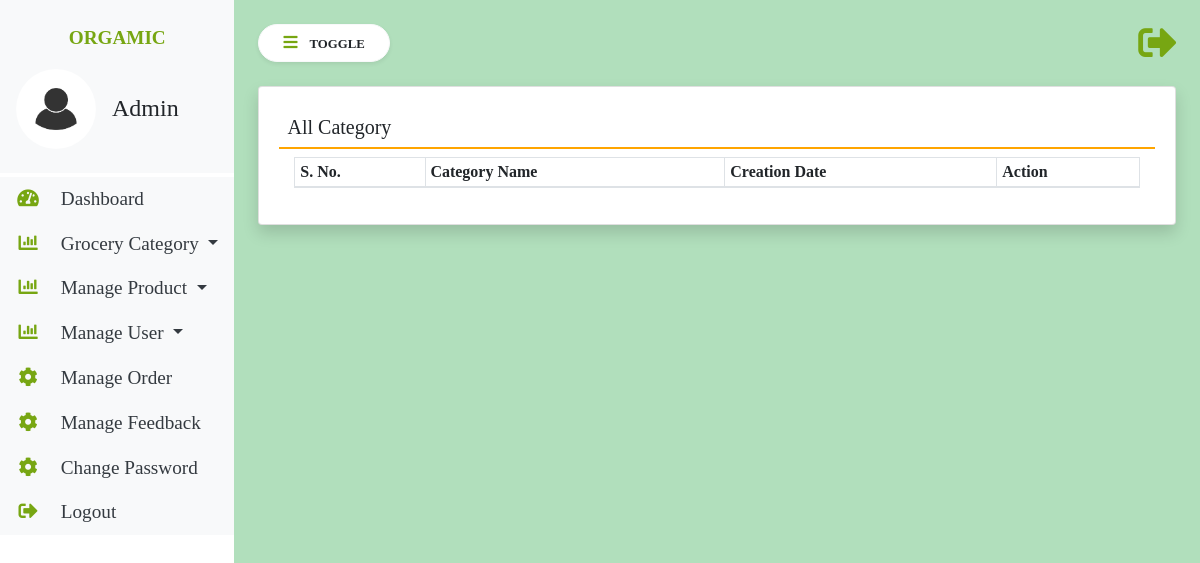
The page /view-category/ on the database as committed earlier.
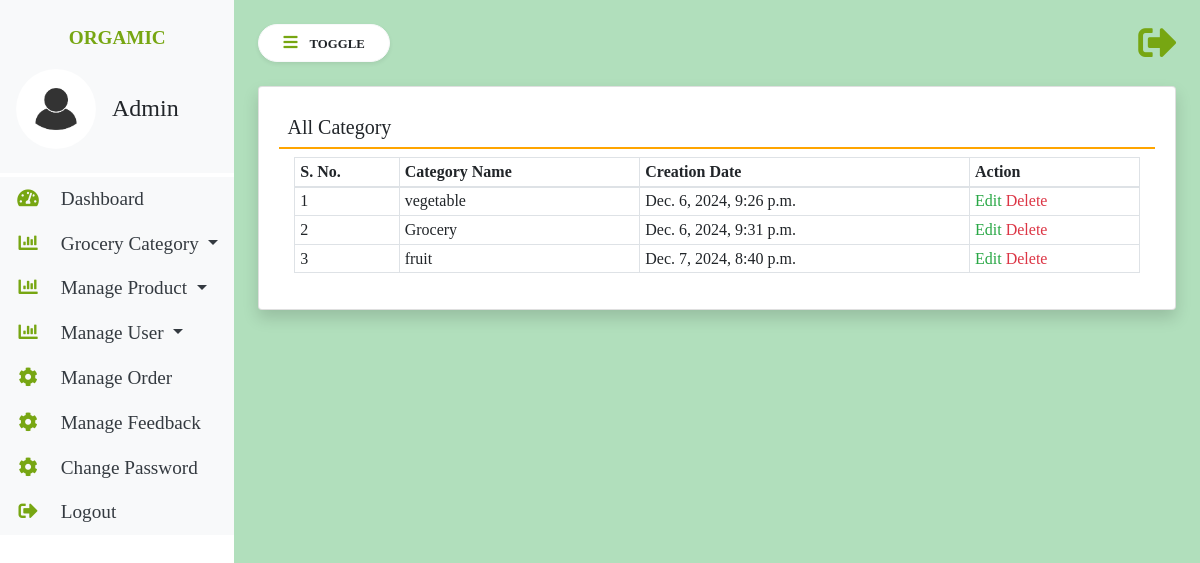
The same page on the database as committed later.
### groceryapp/models.py (models this page shows, shortened)
class Category(models.Model):
    name = models.CharField(max_length=100, null=True, blank=True)
    created = models.DateTimeField(default=now)

### groceryapp/views.py (the view)
# urls.py: path('view-category/', viewCategory, name="view-category"),
def viewCategory(request):
    category = Category.objects.all()
    return render(request, 'view-category.html', locals())

### groceryapp/templates/view-category.html
{% extends 'admin-base.html' %}
{% block main  %}
<div class="card shadow">
    <div class="card-body">
        <h5 class="p-2" style="border-bottom: 2px solid orange;">All Category</h5>
        <div class="container-fluid">
            <table class="table table-bordered table-sm" id="example">
                <thead>
                <tr>
                    <th>S. No.</th>
                    <th>Category Name</th>
                    <th>Creation Date</th>
                    <th>Action</th>
                </tr>
                </thead>
                <tbody>
                {% for i in category %}
                <tr>
                    <td>{{forloop.counter}}</td>
                    <td>{{i.name}}</td>
                    <td>{{i.created}}</td>
                    <td>
                        <a href="/edit-category/{{i.id}}/" class="text-success">Edit</a>
                        <a href="/delete-category/{{i.id}}/" class="text-danger"
                           onclick="return confirm('Are You Sure?')">Delete</a></td>
                </tr>
                {% endfor %}
                </tbody>
            </table>
        </div>
    </div>
</div>
{% endblock %}

Rows that differ between the two databases and show on the page:
added Category: name "vegetable", created "Dec. 6, 2024, 9:26 p.m."
added Category: name "Grocery", created "Dec. 6, 2024, 9:31 p.m."
added Category: name "fruit", created "Dec. 7, 2024, 8:40 p.m."
